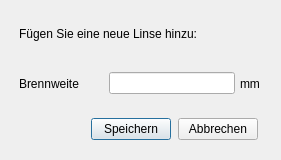
<?xml version="1.0" encoding="UTF-8"?>
<ui version="4.0">
 <class>Linse</class>
 <widget class="QDialog" name="Linse">
  <property name="geometry">
   <rect>
    <x>0</x>
    <y>0</y>
    <width>281</width>
    <height>160</height>
   </rect>
  </property>
  <property name="windowTitle">
   <string>AutoFocus - neue Linse</string>
  </property>
  <widget class="QWidget" name="verticalLayoutWidget">
   <property name="geometry">
    <rect>
     <x>-1</x>
     <y>-1</y>
     <width>281</width>
     <height>161</height>
    </rect>
   </property>
   <layout class="QVBoxLayout" name="verticalLayout">
    <property name="spacing">
     <number>20</number>
    </property>
    <property name="leftMargin">
     <number>20</number>
    </property>
    <property name="topMargin">
     <number>20</number>
    </property>
    <property name="rightMargin">
     <number>20</number>
    </property>
    <property name="bottomMargin">
     <number>20</number>
    </property>
    <item>
     <widget class="QLabel" name="label_Info">
      <property name="maximumSize">
       <size>
        <width>16777215</width>
        <height>40</height>
       </size>
      </property>
      <property name="text">
       <string>Fügen Sie eine neue Linse hinzu:</string>
      </property>
     </widget>
    </item>
    <item>
     <layout class="QHBoxLayout" name="horizontalLayout">
      <property name="spacing">
       <number>30</number>
      </property>
      <item>
       <widget class="QLabel" name="label_Brennweite">
        <property name="maximumSize">
         <size>
          <width>16777215</width>
          <height>80</height>
         </size>
        </property>
        <property name="text">
         <string>Brennweite</string>
        </property>
       </widget>
      </item>
      <item>
       <layout class="QHBoxLayout" name="horizontalLayout_4">
        <property name="spacing">
         <number>5</number>
        </property>
        <item>
         <widget class="QLineEdit" name="leBrennweite">
          <property name="layoutDirection">
           <enum>Qt::LeftToRight</enum>
          </property>
          <property name="alignment">
           <set>Qt::AlignRight|Qt::AlignTrailing|Qt::AlignVCenter</set>
          </property>
         </widget>
        </item>
        <item>
         <widget class="QLabel" name="label_Einheit">
          <property name="maximumSize">
           <size>
            <width>16777215</width>
            <height>80</height>
           </size>
          </property>
          <property name="text">
           <string>mm</string>
          </property>
         </widget>
        </item>
       </layout>
      </item>
     </layout>
    </item>
    <item>
     <layout class="QHBoxLayout" name="horizontalLayout_2">
      <property name="spacing">
       <number>5</number>
      </property>
      <property name="leftMargin">
       <number>70</number>
      </property>
      <property name="rightMargin">
       <number>0</number>
      </property>
      <item>
       <widget class="QPushButton" name="pbSpeichern">
        <property name="maximumSize">
         <size>
          <width>80</width>
          <height>16777215</height>
         </size>
        </property>
        <property name="text">
         <string>Speichern</string>
        </property>
       </widget>
      </item>
      <item>
       <widget class="QPushButton" name="pbAbbrechen">
        <property name="maximumSize">
         <size>
          <width>80</width>
          <height>16777215</height>
         </size>
        </property>
        <property name="text">
         <string>Abbrechen</string>
        </property>
       </widget>
      </item>
     </layout>
    </item>
   </layout>
  </widget>
 </widget>
 <resources/>
 <connections/>
</ui>
